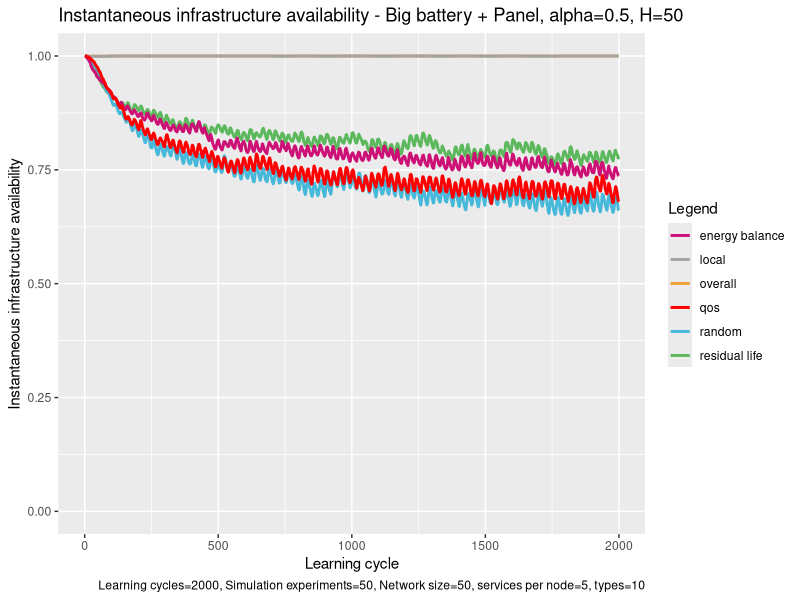

Recreate this plot in R.
# execute all lines: ctrl + shift + enter

library(ggplot2)

# set working directory here
setwd(dirname(rstudioapi::getSourceEditorContext()$path))

overall <- read.table("exp_assembly_overall_energy_template.txt", 
                      header = F,
                      sep = " ",
                      col.names= c("overallx", "overally")
)

random <- read.table("exp_assembly_random.txt", 
                     header = F,
                     sep = " ",
                     col.names= c("randomx", "randomy")
)

res <- read.table("exp_assembly_residual_life_template.txt", 
                  header = F,
                  sep = " ",
                  col.names= c("resx","resy")
)

local <- read.table("exp_assembly_local_energy_template.txt", 
                    header = F,
                    sep = " ",
                    col.names= c("locx","locy")
)

learning <- read.table("exp_assembly_fair_energyBP.txt", 
                          header = F,
                          sep = " ",
                          col.names= c("enx","eny")
)

qos <- read.table("exp_assembly_QoS.txt", 
                       header = F,
                       sep = " ",
                       col.names= c("qosx","qosy")
)


overall_x <- overall$overallx
overall_y <- overall$overally

random_y <- random$randomy
res_y <- res$resy
local_y <- local$locy
energyAware_y <- learning$eny
qos_y <- qos$qosy

head(overall)

colors <- c("overall" = "#EEA236", "residual life" = "#5CB85C", "random" = "#46B8DA", "local"="gray64", "energy balance"="deeppink3", "qos"="#FF0000")

ggplot(data=local, aes(x=overall_x, col = group)) + 
  
  geom_line(aes(y = overall_y, color = "overall"), size = 1) +
  geom_line(aes(y = res_y, color = "residual life"), size = 1) +
  geom_line(aes(y = random_y, color = "random"), size = 1) +
  geom_line(aes(y = local_y, color = "local"), size = 1) +
  geom_line(aes(y = energyAware_y, color = "energy balance"), size = 1) +
  geom_line(aes(y = qos_y, color = "qos"), size = 1) +
  ylim(0, 1.0) +
  
  labs(x = "Learning cycle",
       y = "Instantaneous infrastructure availability",
       color = "Legend",
       title = "Instantaneous infrastructure availability - Big battery + Panel, alpha=0.5, H=50", 
       caption = "Learning cycles=2000, Simulation experiments=50, Network size=50, services per node=5, types=10") +
  
  scale_color_manual(values = colors)
